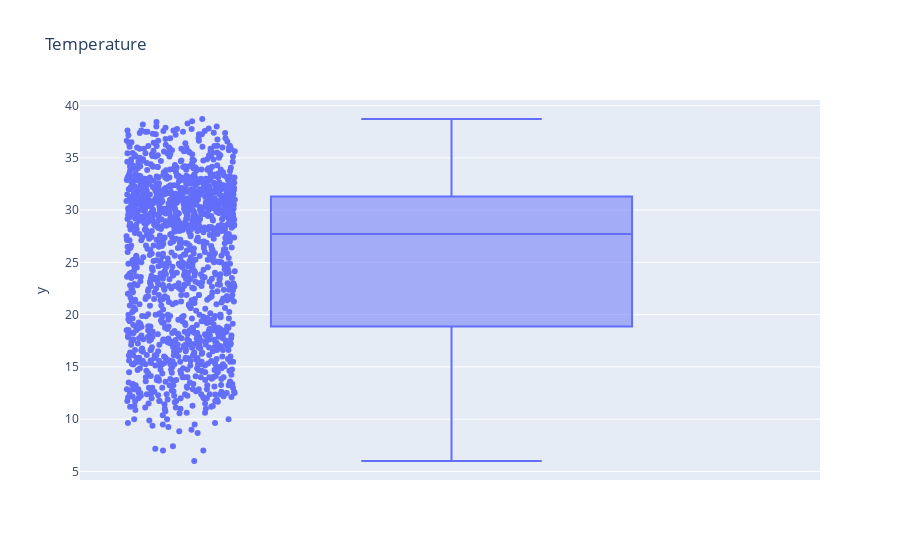

Notebook code for this chart:
### Markdown cell above
# Explanatory Data Analysis (EDA)

### Code cell
import plotly.express as px
fig = px.box(y=train['meantemp'], points='all', title='Temperature')
fig.show()

### Figure 1 — Plotly figure (JSON) as saved in the notebook; plotly's stock layout.template omitted (floating-point values rounded to 4 significant figures; data arrays with more than 128 entries replaced by an {"elided": "..."} marker saying what was removed)
{"data": [{"alignmentgroup": "True", "boxpoints": "all", "hovertemplate": "y=%{y}<extra></extra>", "legendgroup": "", "marker": {"color": "#636efa"}, "name": "", "notched": false, "offsetgroup": "", "orientation": "v", "showlegend": false, "type": "box", "x0": " ", "xaxis": "x", "y": {"elided": "1462 float values"}, "y0": " ", "yaxis": "y"}], "layout": {"boxmode": "group", "legend": {"tracegroupgap": 0}, "title": {"text": "Temperature"}, "xaxis": {"anchor": "y", "domain": [0, 1]}, "yaxis": {"anchor": "x", "domain": [0, 1], "title": {"text": "y"}}}}
